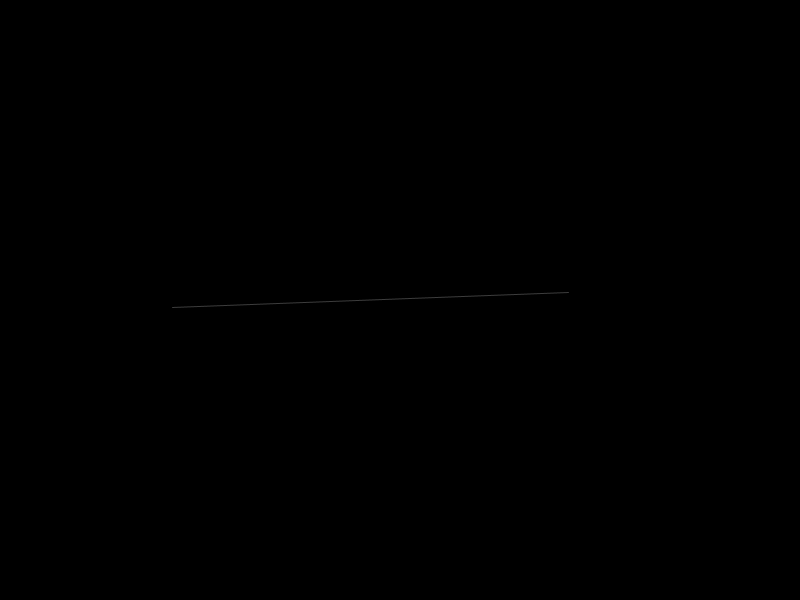
Frame 1 (no input)
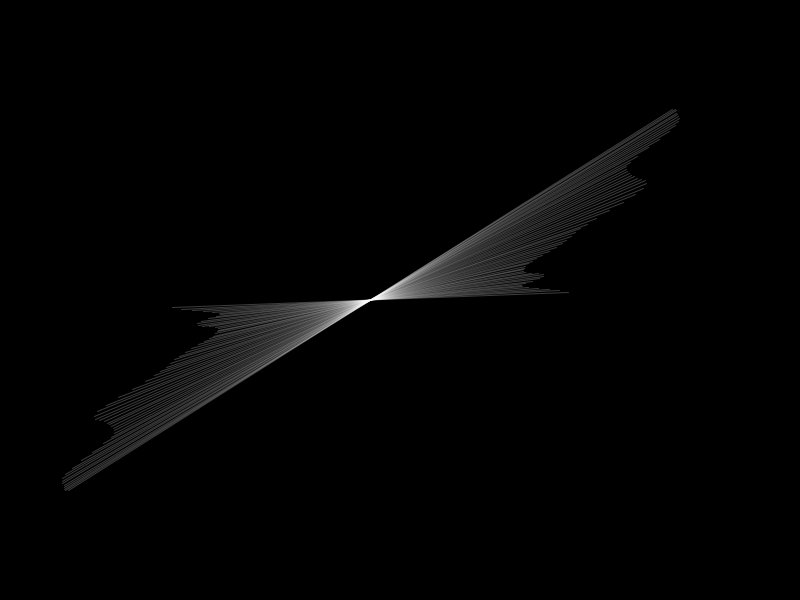
Frame 60 (the mouse pressed at the canvas centre just before this capture)
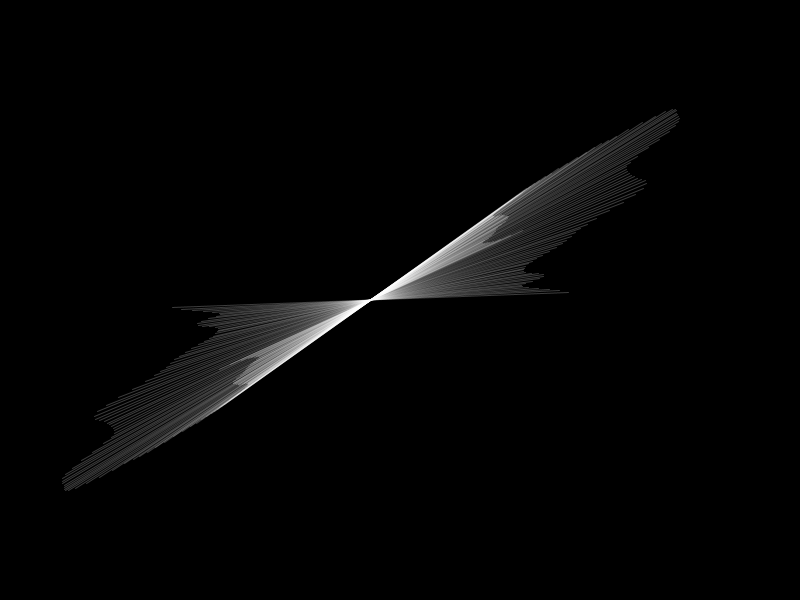
Frame 120 (the mouse held since frame 60 and released just before this capture)

The Processing sketch that drew these frames (run headless with seeded random() and noise(); from frame 60 on, the mouse is pressed at the canvas centre):

// Processing sketch: wave_clock_met_mouse_en_key
// ── wave_clock_met_mouse_en_key.pde
//================================= global vars
 
int _num = 10;   
float _angnoise, _radiusnoise;
float _xnoise, _ynoise;
float _angle = -PI/2;
float _radius = 100;
float _strokeCol = 254;
int _strokeChange = -1;
 
 
//================================= init
 
void setup() {
  size(800, 600);
  smooth();
  background(0);
  frameRate(30);
   

   
  _angnoise = random(10);
  _radiusnoise = random(10);
  _xnoise = random(10);
  _ynoise = random(10);
 
  
}
 
void clearBackground() {
  background(0);
}
 
//================================= frame loop


void draw() {
   
  _radiusnoise += 0.025;
  _radius = (noise(_radiusnoise) * 550) +1;
   
  _angnoise += 0.005;
  _angle += (noise(_angnoise) * 6) - 3;
  if (_angle > 360) { _angle -= 360; }
  if (_angle < 0) { _angle += 360; }
   
  // wobble centre
 
  
  float centerX = width/2 + (noise(_xnoise) * 100) - 50;
  float centerY = height/2 + (noise(_ynoise) * 100) - 50;

float rad=radians (_angle);
float x1= centerX+(_radius*cos(rad));
float y1 =centerY +(_radius*sin(rad));

float opprad =rad+PI;
float x2=centerX+(_radius*cos(opprad));
float y2 =centerY +(_radius*sin(opprad));


_strokeCol+=_strokeChange;
if(_strokeCol>254){_strokeChange =-1;}
if(_strokeCol<254){_strokeChange =1;}
stroke(_strokeCol,60);
strokeWeight(1);
line(x1,y1,x2,y2);

}

//if key pressed than centre/angle shifs

void keyPressed() {
  if (keyPressed == true) {
    _xnoise += 0.2;
    _ynoise += 0.2;
  } else {
    _angnoise += 0.005;
    
  }
}

//if mouse moved than angle and num changes

//void mouseMoved() {
   //_num =mouseX;
   //_angle =mouseY;
//}
